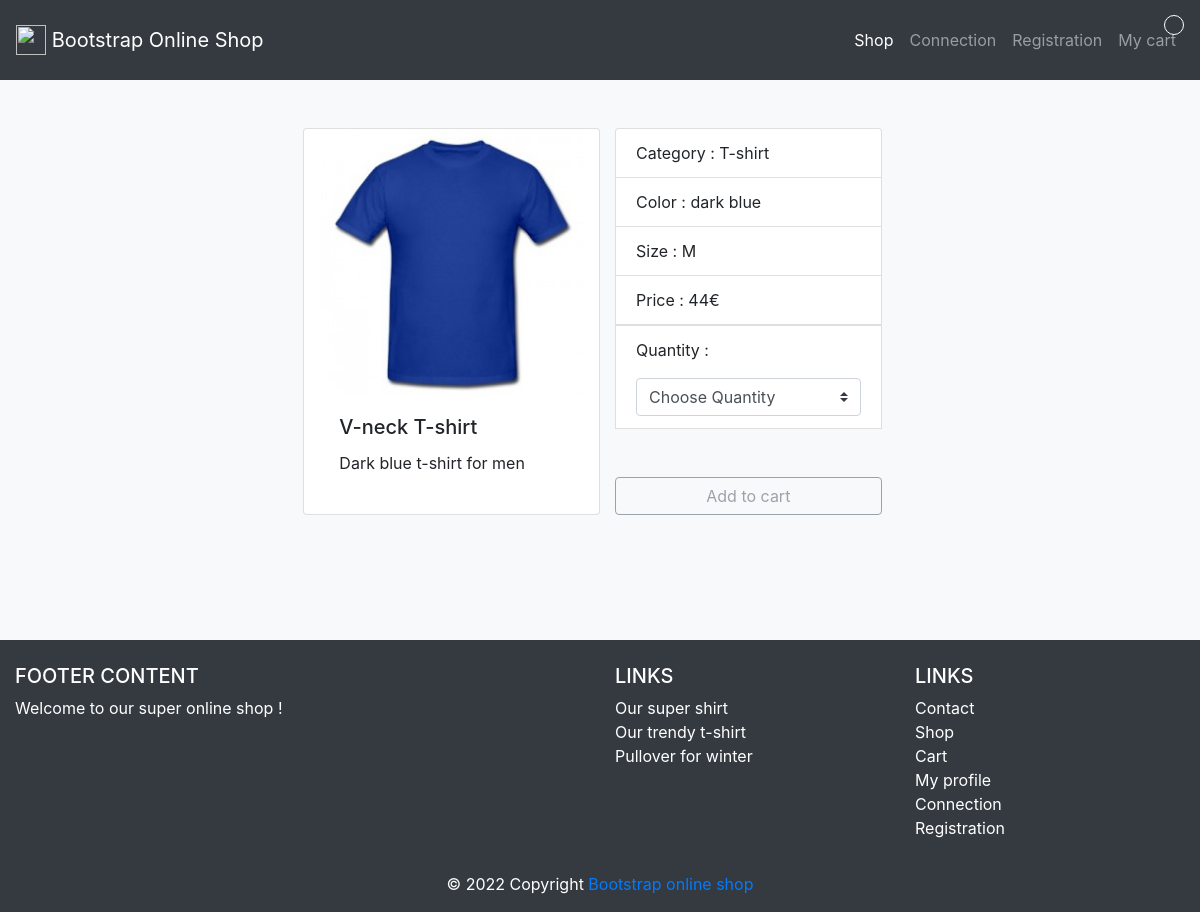
Page /product_info.php?id_product=5 on the committed database.
### tables this page shows
CREATE TABLE `products` (
  `id_product` int(3) NOT NULL,
  `reference` varchar(20) NOT NULL,
  `category` varchar(20) NOT NULL,
  `title` varchar(100) NOT NULL,
  `description` text NOT NULL,
  `color` varchar(20) NOT NULL,
  `size` varchar(5) NOT NULL,
  `public` enum('m','f','all') NOT NULL,
  `picture` varchar(250) NOT NULL,
  `price` int(3) NOT NULL,
  `stock` int(3) NOT NULL
);

### product_info.php (the view, shortened to what this page needs)
<?php
    require_once("inc/init.php");
    if(isset($_GET["id_product"])) {
        $id_product = $_GET["id_product"];
        $stmt = $pdo->query("SELECT * FROM products WHERE id_product = '$id_product'");
        $product = $stmt->fetch(PDO::FETCH_ASSOC);
    } else {
        header("location:index.php");
    }
    require_once("inc/header.php");
?>
<div class="card col-md-4">
    <img src="<?= $product["picture"]; ?>" class="card-img-top" alt="<?= $product["title"]; ?>">
    <div class="card-body">
        <h5 class="card-title"><?= $product["title"]; ?></h5>
        <p class="card-text"><?= $product["description"]; ?></p>
    </div>
</div>
<div class="col-md-4">
    <ul class="list-group">
        <li class="list-group-item">Category : <?= $product["category"]; ?></li>
        <li class="list-group-item">Color : <?= $product["color"]; ?></li>
        <li class="list-group-item">Size : <?= $product["size"]; ?></li>
        <li class="list-group-item">Price : <?= $product["price"]; ?>€</li>
        <form method="POST" action="cart.php">
            <li class="list-group-item">
                <p>Quantity :</p>
                <select name="quantity" class="custom-select" id="selectQuantity">
                    <option selected="" disabled>Choose Quantity</option>
                </select>
            </li>
            <input name="add_product" disabled type="submit" id="addToCart" class="btn btn-outline-secondary mt-5 w-100" value="Add to cart">
        </form>
    </ul>
</div>
<?php
require_once("inc/footer.php");
?>

### css/style.css (style rules this page uses)
.card { position: relative; }

### rows in the picture
products: picture (picture), title "V-neck T-shirt", description "Dark blue t-shirt for men", category "T-shirt", color "dark blue", size "M", price "44"
